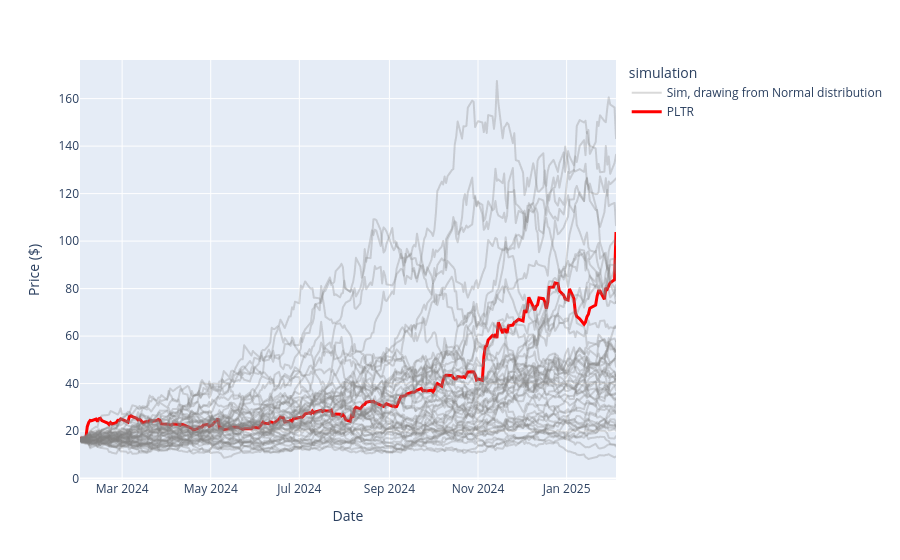

The cell this chart's notebook holds for it:
### Markdown cell above
### Simulated price paths
`Simulation`

### Code cell
steps_normal = rng.normal(m * dt, sigma * np.sqrt(dt), size=(n, n_sim))
simulations_normal = starting_price * np.exp(np.vstack([np.zeros(n_sim), steps_normal.cumsum(axis=0)]))
dated_simulations_normal = pd.DataFrame(simulations_normal, index=PLTR.loc["2024-02-01":].index[:len(simulations_normal)])

fig = px.line(dated_simulations_normal.iloc[:, :50], labels={"variable":"simulation", "value":"Price ($)", "index":f"Days since: {purchase_date}"})
fig.update_traces(line_color="grey", opacity=0.3, name="Sim, drawing from Normal distribution", showlegend=False)

actual = PLTR.loc[dated_simulations_normal.index, "Close"]

fig.add_scatter(x=actual.index, y=actual, line=dict(color="red", width=3), mode="lines", name="PLTR")
fig.data[0].showlegend = True ; fig.show()

### Figure 1 — Plotly figure (JSON) as saved in the notebook; plotly's stock layout.template omitted (floating-point values rounded to 4 significant figures; data arrays with more than 128 entries replaced by an {"elided": "..."} marker saying what was removed)
{"data": [{"hovertemplate": "simulation=0<br>Date=%{x}<br>Price ($)=%{y}<extra></extra>", "legendgroup": "0", "line": {"color": "grey", "dash": "solid"}, "marker": {"symbol": "circle"}, "mode": "lines", "name": "Sim, drawing from Normal distribution", "opacity": 0.3, "showlegend": true, "type": "scattergl", "x": {"elided": "253 str values"}, "xaxis": "x", "y": {"elided": "253 float values"}, "yaxis": "y"}, {"hovertemplate": "simulation=1<br>Date=%{x}<br>Price ($)=%{y}<extra></extra>", "legendgroup": "1", "line": {"color": "grey", "dash": "solid"}, "marker": {"symbol": "circle"}, "mode": "lines", "name": "Sim, drawing from Normal distribution", "opacity": 0.3, "showlegend": false, "type": "scattergl", "x": {"elided": "253 str values"}, "xaxis": "x", "y": {"elided": "253 float values"}, "yaxis": "y"}, {"hovertemplate": "simulation=2<br>Date=%{x}<br>Price ($)=%{y}<extra></extra>", "legendgroup": "2", "line": {"color": "grey", "dash": "solid"}, "marker": {"symbol": "circle"}, "mode": "lines", "name": "Sim, drawing from Normal distribution", "opacity": 0.3, "showlegend": false, "type": "scattergl", "x": {"elided": "253 str values"}, "xaxis": "x", "y": {"elided": "253 float values"}, "yaxis": "y"}, {"hovertemplate": "simulation=3<br>Date=%{x}<br>Price ($)=%{y}<extra></extra>", "legendgroup": "3", "line": {"color": "grey", "dash": "solid"}, "marker": {"symbol": "circle"}, "mode": "lines", "name": "Sim, drawing from Normal distribution", "opacity": 0.3, "showlegend": false, "type": "scattergl", "x": {"elided": "253 str values"}, "xaxis": "x", "y": {"elided": "253 float values"}, "yaxis": "y"}, {"hovertemplate": "simulation=4<br>Date=%{x}<br>Price ($)=%{y}<extra></extra>", "legendgroup": "4", "line": {"color": "grey", "dash": "solid"}, "marker": {"symbol": "circle"}, "mode": "lines", "name": "Sim, drawing from Normal distribution", "opacity": 0.3, "showlegend": false, "type": "scattergl", "x": {"elided": "253 str values"}, "xaxis": "x", "y": {"elided": "253 float values"}, "yaxis": "y"}, {"hovertemplate": "simulation=5<br>Date=%{x}<br>Price ($)=%{y}<extra></extra>", "legendgroup": "5", "line": {"color": "grey", "dash": "solid"}, "marker": {"symbol": "circle"}, "mode": "lines", "name": "Sim, drawing from Normal distribution", "opacity": 0.3, "showlegend": false, "type": "scattergl", "x": {"elided": "253 str values"}, "xaxis": "x", "y": {"elided": "253 float values"}, "yaxis": "y"}, {"hovertemplate": "simulation=6<br>Date=%{x}<br>Price ($)=%{y}<extra></extra>", "legendgroup": "6", "line": {"color": "grey", "dash": "solid"}, "marker": {"symbol": "circle"}, "mode": "lines", "name": "Sim, drawing from Normal distribution", "opacity": 0.3, "showlegend": false, "type": "scattergl", "x": {"elided": "253 str values"}, "xaxis": "x", "y": {"elided": "253 float values"}, "yaxis": "y"}, {"hovertemplate": "simulation=7<br>Date=%{x}<br>Price ($)=%{y}<extra></extra>", "legendgroup": "7", "line": {"color": "grey", "dash": "solid"}, "marker": {"symbol": "circle"}, "mode": "lines", "name": "Sim, drawing from Normal distribution", "opacity": 0.3, "showlegend": false, "type": "scattergl", "x": {"elided": "253 str values"}, "xaxis": "x", "y": {"elided": "253 float values"}, "yaxis": "y"}, {"hovertemplate": "simulation=8<br>Date=%{x}<br>Price ($)=%{y}<extra></extra>", "legendgroup": "8", "line": {"color": "grey", "dash": "solid"}, "marker": {"symbol": "circle"}, "mode": "lines", "name": "Sim, drawing from Normal distribution", "opacity": 0.3, "showlegend": false, "type": "scattergl", "x": {"elided": "253 str values"}, "xaxis": "x", "y": {"elided": "253 float values"}, "yaxis": "y"}, {"hovertemplate": "simulation=9<br>Date=%{x}<br>Price ($)=%{y}<extra></extra>", "legendgroup": "9", "line": {"color": "grey", "dash": "solid"}, "marker": {"symbol": "circle"}, "mode": "lines", "name": "Sim, drawing from Normal distribution", "opacity": 0.3, "showlegend": false, "type": "scattergl", "x": {"elided": "253 str values"}, "xaxis": "x", "y": {"elided": "253 float values"}, "yaxis": "y"}, {"hovertemplate": "simulation=10<br>Date=%{x}<br>Price ($)=%{y}<extra></extra>", "legendgroup": "10", "line": {"color": "grey", "dash": "solid"}, "marker": {"symbol": "circle"}, "mode": "lines", "name": "Sim, drawing from Normal distribution", "opacity": 0.3, "showlegend": false, "type": "scattergl", "x": {"elided": "253 str values"}, "xaxis": "x", "y": {"elided": "253 float values"}, "yaxis": "y"}, {"hovertemplate": "simulation=11<br>Date=%{x}<br>Price ($)=%{y}<extra></extra>", "legendgroup": "11", "line": {"color": "grey", "dash": "solid"}, "marker": {"symbol": "circle"}, "mode": "lines", "name": "Sim, drawing from Normal distribution", "opacity": 0.3, "showlegend": false, "type": "scattergl", "x": {"elided": "253 str values"}, "xaxis": "x", "y": {"elided": "253 float values"}, "yaxis": "y"}, {"hovertemplate": "simulation=12<br>Date=%{x}<br>Price ($)=%{y}<extra></extra>", "legendgroup": "12", "line": {"color": "grey", "dash": "solid"}, "marker": {"symbol": "circle"}, "mode": "lines", "name": "Sim, drawing from Normal distribution", "opacity": 0.3, "showlegend": false, "type": "scattergl", "x": {"elided": "253 str values"}, "xaxis": "x", "y": {"elided": "253 float values"}, "yaxis": "y"}, {"hovertemplate": "simulation=13<br>Date=%{x}<br>Price ($)=%{y}<extra></extra>", "legendgroup": "13", "line": {"color": "grey", "dash": "solid"}, "marker": {"symbol": "circle"}, "mode": "lines", "name": "Sim, drawing from Normal distribution", "opacity": 0.3, "showlegend": false, "type": "scattergl", "x": {"elided": "253 str values"}, "xaxis": "x", "y": {"elided": "253 float values"}, "yaxis": "y"}, {"hovertemplate": "simulation=14<br>Date=%{x}<br>Price ($)=%{y}<extra></extra>", "legendgroup": "14", "line": {"color": "grey", "dash": "solid"}, "marker": {"symbol": "circle"}, "mode": "lines", "name": "Sim, drawing from Normal distribution", "opacity": 0.3, "showlegend": false, "type": "scattergl", "x": {"elided": "253 str values"}, "xaxis": "x", "y": {"elided": "253 float values"}, "yaxis": "y"}, {"hovertemplate": "simulation=15<br>Date=%{x}<br>Price ($)=%{y}<extra></extra>", "legendgroup": "15", "line": {"color": "grey", "dash": "solid"}, "marker": {"symbol": "circle"}, "mode": "lines", "name": "Sim, drawing from Normal distribution", "opacity": 0.3, "showlegend": false, "type": "scattergl", "x": {"elided": "253 str values"}, "xaxis": "x", "y": {"elided": "253 float values"}, "yaxis": "y"}, {"hovertemplate": "simulation=16<br>Date=%{x}<br>Price ($)=%{y}<extra></extra>", "legendgroup": "16", "line": {"color": "grey", "dash": "solid"}, "marker": {"symbol": "circle"}, "mode": "lines", "name": "Sim, drawing from Normal distribution", "opacity": 0.3, "showlegend": false, "type": "scattergl", "x": {"elided": "253 str values"}, "xaxis": "x", "y": {"elided": "253 float values"}, "yaxis": "y"}, {"hovertemplate": "simulation=17<br>Date=%{x}<br>Price ($)=%{y}<extra></extra>", "legendgroup": "17", "line": {"color": "grey", "dash": "solid"}, "marker": {"symbol": "circle"}, "mode": "lines", "name": "Sim, drawing from Normal distribution", "opacity": 0.3, "showlegend": false, "type": "scattergl", "x": {"elided": "253 str values"}, "xaxis": "x", "y": {"elided": "253 float values"}, "yaxis": "y"}, {"hovertemplate": "simulation=18<br>Date=%{x}<br>Price ($)=%{y}<extra></extra>", "legendgroup": "18", "line": {"color": "grey", "dash": "solid"}, "marker": {"symbol": "circle"}, "mode": "lines", "name": "Sim, drawing from Normal distribution", "opacity": 0.3, "showlegend": false, "type": "scattergl", "x": {"elided": "253 str values"}, "xaxis": "x", "y": {"elided": "253 float values"}, "yaxis": "y"}, {"hovertemplate": "simulation=19<br>Date=%{x}<br>Price ($)=%{y}<extra></extra>", "legendgroup": "19", "line": {"color": "grey", "dash": "solid"}, "marker": {"symbol": "circle"}, "mode": "lines", "name": "Sim, drawing from Normal distribution", "opacity": 0.3, "showlegend": false, "type": "scattergl", "x": {"elided": "253 str values"}, "xaxis": "x", "y": {"elided": "253 float values"}, "yaxis": "y"}, {"hovertemplate": "simulation=20<br>Date=%{x}<br>Price ($)=%{y}<extra></extra>", "legendgroup": "20", "line": {"color": "grey", "dash": "solid"}, "marker": {"symbol": "circle"}, "mode": "lines", "name": "Sim, drawing from Normal distribution", "opacity": 0.3, "showlegend": false, "type": "scattergl", "x": {"elided": "253 str values"}, "xaxis": "x", "y": {"elided": "253 float values"}, "yaxis": "y"}, {"hovertemplate": "simulation=21<br>Date=%{x}<br>Price ($)=%{y}<extra></extra>", "legendgroup": "21", "line": {"color": "grey", "dash": "solid"}, "marker": {"symbol": "circle"}, "mode": "lines", "name": "Sim, drawing from Normal distribution", "opacity": 0.3, "showlegend": false, "type": "scattergl", "x": {"elided": "253 str values"}, "xaxis": "x", "y": {"elided": "253 float values"}, "yaxis": "y"}, {"hovertemplate": "simulation=22<br>Date=%{x}<br>Price ($)=%{y}<extra></extra>", "legendgroup": "22", "line": {"color": "grey", "dash": "solid"}, "marker": {"symbol": "circle"}, "mode": "lines", "name": "Sim, drawing from Normal distribution", "opacity": 0.3, "showlegend": false, "type": "scattergl", "x": {"elided": "253 str values"}, "xaxis": "x", "y": {"elided": "253 float values"}, "yaxis": "y"}, {"hovertemplate": "simulation=23<br>Date=%{x}<br>Price ($)=%{y}<extra></extra>", "legendgroup": "23", "line": {"color": "grey", "dash": "solid"}, "marker": {"symbol": "circle"}, "mode": "lines", "name": "Sim, drawing from Normal distribution", "opacity": 0.3, "showlegend": false, "type": "scattergl", "x": {"elided": "253 str values"}, "xaxis": "x", "y": {"elided": "253 float values"}, "yaxis": "y"}, {"hovertemplate": "simulation=24<br>Date=%{x}<br>Price ($)=%{y}<extra></extra>", "legendgroup": "24", "line": {"color": "grey", "dash": "solid"}, "marker": {"symbol": "circle"}, "mode": "lines", "name": "Sim, drawing from Normal distribution", "opacity": 0.3, "showlegend": false, "type": "scattergl", "x": {"elided": "253 str values"}, "xaxis": "x", "y": {"elided": "253 float values"}, "yaxis": "y"}, {"hovertemplate": "simulation=25<br>Date=%{x}<br>Price ($)=%{y}<extra></extra>", "legendgroup": "25", "line": {"color": "grey", "dash": "solid"}, "marker": {"symbol": "circle"}, "mode": "lines", "name": "Sim, drawing from Normal distribution", "opacity": 0.3, "showlegend": false, "type": "scattergl", "x": {"elided": "253 str values"}, "xaxis": "x", "y": {"elided": "253 float values"}, "yaxis": "y"}, {"hovertemplate": "simulation=26<br>Date=%{x}<br>Price ($)=%{y}<extra></extra>", "legendgroup": "26", "line": {"color": "grey", "dash": "solid"}, "marker": {"symbol": "circle"}, "mode": "lines", "name": "Sim, drawing from Normal distribution", "opacity": 0.3, "showlegend": false, "type": "scattergl", "x": {"elided": "253 str values"}, "xaxis": "x", "y": {"elided": "253 float values"}, "yaxis": "y"}, {"hovertemplate": "simulation=27<br>Date=%{x}<br>Price ($)=%{y}<extra></extra>", "legendgroup": "27", "line": {"color": "grey", "dash": "solid"}, "marker": {"symbol": "circle"}, "mode": "lines", "name": "Sim, drawing from Normal distribution", "opacity": 0.3, "showlegend": false, "type": "scattergl", "x": {"elided": "253 str values"}, "xaxis": "x", "y": {"elided": "253 float values"}, "yaxis": "y"}, {"hovertemplate": "simulation=28<br>Date=%{x}<br>Price ($)=%{y}<extra></extra>", "legendgroup": "28", "line": {"color": "grey", "dash": "solid"}, "marker": {"symbol": "circle"}, "mode": "lines", "name": "Sim, drawing from Normal distribution", "opacity": 0.3, "showlegend": false, "type": "scattergl", "x": {"elided": "253 str values"}, "xaxis": "x", "y": {"elided": "253 float values"}, "yaxis": "y"}, {"hovertemplate": "simulation=29<br>Date=%{x}<br>Price ($)=%{y}<extra></extra>", "legendgroup": "29", "line": {"color": "grey", "dash": "solid"}, "marker": {"symbol": "circle"}, "mode": "lines", "name": "Sim, drawing from Normal distribution", "opacity": 0.3, "showlegend": false, "type": "scattergl", "x": {"elided": "253 str values"}, "xaxis": "x", "y": {"elided": "253 float values"}, "yaxis": "y"}, {"hovertemplate": "simulation=30<br>Date=%{x}<br>Price ($)=%{y}<extra></extra>", "legendgroup": "30", "line": {"color": "grey", "dash": "solid"}, "marker": {"symbol": "circle"}, "mode": "lines", "name": "Sim, drawing from Normal distribution", "opacity": 0.3, "showlegend": false, "type": "scattergl", "x": {"elided": "253 str values"}, "xaxis": "x", "y": {"elided": "253 float values"}, "yaxis": "y"}, {"hovertemplate": "simulation=31<br>Date=%{x}<br>Price ($)=%{y}<extra></extra>", "legendgroup": "31", "line": {"color": "grey", "dash": "solid"}, "marker": {"symbol": "circle"}, "mode": "lines", "name": "Sim, drawing from Normal distribution", "opacity": 0.3, "showlegend": false, "type": "scattergl", "x": {"elided": "253 str values"}, "xaxis": "x", "y": {"elided": "253 float values"}, "yaxis": "y"}, {"hovertemplate": "simulation=32<br>Date=%{x}<br>Price ($)=%{y}<extra></extra>", "legendgroup": "32", "line": {"color": "grey", "dash": "solid"}, "marker": {"symbol": "circle"}, "mode": "lines", "name": "Sim, drawing from Normal distribution", "opacity": 0.3, "showlegend": false, "type": "scattergl", "x": {"elided": "253 str values"}, "xaxis": "x", "y": {"elided": "253 float values"}, "yaxis": "y"}, {"hovertemplate": "simulation=33<br>Date=%{x}<br>Price ($)=%{y}<extra></extra>", "legendgroup": "33", "line": {"color": "grey", "dash": "solid"}, "marker": {"symbol": "circle"}, "mode": "lines", "name": "Sim, drawing from Normal distribution", "opacity": 0.3, "showlegend": false, "type": "scattergl", "x": {"elided": "253 str values"}, "xaxis": "x", "y": {"elided": "253 float values"}, "yaxis": "y"}, {"hovertemplate": "simulation=34<br>Date=%{x}<br>Price ($)=%{y}<extra></extra>", "legendgroup": "34", "line": {"color": "grey", "dash": "solid"}, "marker": {"symbol": "circle"}, "mode": "lines", "name": "Sim, drawing from Normal distribution", "opacity": 0.3, "showlegend": false, "type": "scattergl", "x": {"elided": "253 str values"}, "xaxis": "x", "y": {"elided": "253 float values"}, "yaxis": "y"}, {"hovertemplate": "simulation=35<br>Date=%{x}<br>Price ($)=%{y}<extra></extra>", "legendgroup": "35", "line": {"color": "grey", "dash": "solid"}, "marker": {"symbol": "circle"}, "mode": "lines", "name": "Sim, drawing from Normal distribution", "opacity": 0.3, "showlegend": false, "type": "scattergl", "x": {"elided": "253 str values"}, "xaxis": "x", "y": {"elided": "253 float values"}, "yaxis": "y"}, {"hovertemplate": "simulation=36<br>Date=%{x}<br>Price ($)=%{y}<extra></extra>", "legendgroup": "36", "line": {"color": "grey", "dash": "solid"}, "marker": {"symbol": "circle"}, "mode": "lines", "name": "Sim, drawing from Normal distribution", "opacity": 0.3, "showlegend": false, "type": "scattergl", "x": {"elided": "253 str values"}, "xaxis": "x", "y": {"elided": "253 float values"}, "yaxis": "y"}, {"hovertemplate": "simulation=37<br>Date=%{x}<br>Price ($)=%{y}<extra></extra>", "legendgroup": "37", "line": {"color": "grey", "dash": "solid"}, "marker": {"symbol": "circle"}, "mode": "lines", "name": "Sim, drawing from Normal distribution", "opacity": 0.3, "showlegend": false, "type": "scattergl", "x": {"elided": "253 str values"}, "xaxis": "x", "y": {"elided": "253 float values"}, "yaxis": "y"}, {"hovertemplate": "simulation=38<br>Date=%{x}<br>Price ($)=%{y}<extra></extra>", "legendgroup": "38", "line": {"color": "grey", "dash": "solid"}, "marker": {"symbol": "circle"}, "mode": "lines", "name": "Sim, drawing from Normal distribution", "opacity": 0.3, "showlegend": false, "type": "scattergl", "x": {"elided": "253 str values"}, "xaxis": "x", "y": {"elided": "253 float values"}, "yaxis": "y"}, {"hovertemplate": "simulation=39<br>Date=%{x}<br>Price ($)=%{y}<extra></extra>", "legendgroup": "39", "line": {"color": "grey", "dash": "solid"}, "marker": {"symbol": "circle"}, "mode": "lines", "name": "Sim, drawing from Normal distribution", "opacity": 0.3, "showlegend": false, "type": "scattergl", "x": {"elided": "253 str values"}, "xaxis": "x", "y": {"elided": "253 float values"}, "yaxis": "y"}, {"hovertemplate": "simulation=40<br>Date=%{x}<br>Price ($)=%{y}<extra></extra>", "legendgroup": "40", "line": {"color": "grey", "dash": "solid"}, "marker": {"symbol": "circle"}, "mode": "lines", "name": "Sim, drawing from Normal distribution", "opacity": 0.3, "showlegend": false, "type": "scattergl", "x": {"elided": "253 str values"}, "xaxis": "x", "y": {"elided": "253 float values"}, "yaxis": "y"}, {"hovertemplate": "simulation=41<br>Date=%{x}<br>Price ($)=%{y}<extra></extra>", "legendgroup": "41", "line": {"color": "grey", "dash": "solid"}, "marker": {"symbol": "circle"}, "mode": "lines", "name": "Sim, drawing from Normal distribution", "opacity": 0.3, "showlegend": false, "type": "scattergl", "x": {"elided": "253 str values"}, "xaxis": "x", "y": {"elided": "253 float values"}, "yaxis": "y"}, {"hovertemplate": "simulation=42<br>Date=%{x}<br>Price ($)=%{y}<extra></extra>", "legendgroup": "42", "line": {"color": "grey", "dash": "solid"}, "marker": {"symbol": "circle"}, "mode": "lines", "name": "Sim, drawing from Normal distribution", "opacity": 0.3, "showlegend": false, "type": "scattergl", "x": {"elided": "253 str values"}, "xaxis": "x", "y": {"elided": "253 float values"}, "yaxis": "y"}, {"hovertemplate": "simulation=43<br>Date=%{x}<br>Price ($)=%{y}<extra></extra>", "legendgroup": "43", "line": {"color": "grey", "dash": "solid"}, "marker": {"symbol": "circle"}, "mode": "lines", "name": "Sim, drawing from Normal distribution", "opacity": 0.3, "showlegend": false, "type": "scattergl", "x": {"elided": "253 str values"}, "xaxis": "x", "y": {"elided": "253 float values"}, "yaxis": "y"}, {"hovertemplate": "simulation=44<br>Date=%{x}<br>Price ($)=%{y}<extra></extra>", "legendgroup": "44", "line": {"color": "grey", "dash": "solid"}, "marker": {"symbol": "circle"}, "mode": "lines", "name": "Sim, drawing from Normal distribution", "opacity": 0.3, "showlegend": false, "type": "scattergl", "x": {"elided": "253 str values"}, "xaxis": "x", "y": {"elided": "253 float values"}, "yaxis": "y"}, {"hovertemplate": "simulation=45<br>Date=%{x}<br>Price ($)=%{y}<extra></extra>", "legendgroup": "45", "line": {"color": "grey", "dash": "solid"}, "marker": {"symbol": "circle"}, "mode": "lines", "name": "Sim, drawing from Normal distribution", "opacity": 0.3, "showlegend": false, "type": "scattergl", "x": {"elided": "253 str values"}, "xaxis": "x", "y": {"elided": "253 float values"}, "yaxis": "y"}, {"hovertemplate": "simulation=46<br>Date=%{x}<br>Price ($)=%{y}<extra></extra>", "legendgroup": "46", "line": {"color": "grey", "dash": "solid"}, "marker": {"symbol": "circle"}, "mode": "lines", "name": "Sim, drawing from Normal distribution", "opacity": 0.3, "showlegend": false, "type": "scattergl", "x": {"elided": "253 str values"}, "xaxis": "x", "y": {"elided": "253 float values"}, "yaxis": "y"}, {"hovertemplate": "simulation=47<br>Date=%{x}<br>Price ($)=%{y}<extra></extra>", "legendgroup": "47", "line": {"color": "grey", "dash": "solid"}, "marker": {"symbol": "circle"}, "mode": "lines", "name": "Sim, drawing from Normal distribution", "opacity": 0.3, "showlegend": false, "type": "scattergl", "x": {"elided": "253 str values"}, "xaxis": "x", "y": {"elided": "253 float values"}, "yaxis": "y"}, {"hovertemplate": "simulation=48<br>Date=%{x}<br>Price ($)=%{y}<extra></extra>", "legendgroup": "48", "line": {"color": "grey", "dash": "solid"}, "marker": {"symbol": "circle"}, "mode": "lines", "name": "Sim, drawing from Normal distribution", "opacity": 0.3, "showlegend": false, "type": "scattergl", "x": {"elided": "253 str values"}, "xaxis": "x", "y": {"elided": "253 float values"}, "yaxis": "y"}, {"hovertemplate": "simulation=49<br>Date=%{x}<br>Price ($)=%{y}<extra></extra>", "legendgroup": "49", "line": {"color": "grey", "dash": "solid"}, "marker": {"symbol": "circle"}, "mode": "lines", "name": "Sim, drawing from Normal distribution", "opacity": 0.3, "showlegend": false, "type": "scattergl", "x": {"elided": "253 str values"}, "xaxis": "x", "y": {"elided": "253 float values"}, "yaxis": "y"}, {"line": {"color": "red", "width": 3}, "mode": "lines", "name": "PLTR", "type": "scatter", "x": {"elided": "253 str values"}, "y": {"elided": "253 float values"}}], "layout": {"legend": {"title": {"text": "simulation"}, "tracegroupgap": 0}, "margin": {"t": 60}, "xaxis": {"anchor": "y", "domain": [0, 1], "title": {"text": "Date"}}, "yaxis": {"anchor": "x", "domain": [0, 1], "title": {"text": "Price ($)"}}}}
